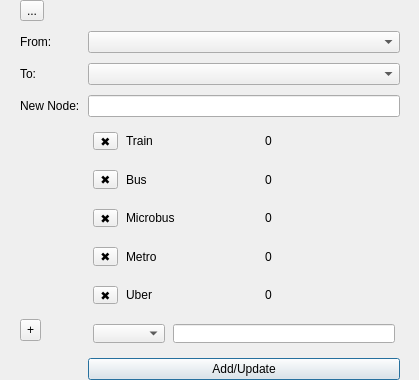
<?xml version="1.0" encoding="UTF-8"?>
<ui version="4.0">
 <class>Edit_Edge</class>
 <widget class="QDialog" name="Edit_Edge">
  <property name="geometry">
   <rect>
    <x>0</x>
    <y>0</y>
    <width>419</width>
    <height>380</height>
   </rect>
  </property>
  <property name="windowTitle">
   <string>Dialog</string>
  </property>
  <widget class="QWidget" name="FormWidget" native="true">
   <property name="geometry">
    <rect>
     <x>0</x>
     <y>0</y>
     <width>420</width>
     <height>380</height>
    </rect>
   </property>
   <property name="autoFillBackground">
    <bool>false</bool>
   </property>
   <property name="styleSheet">
    <string notr="true"/>
   </property>
   <layout class="QFormLayout" name="formLayout">
    <property name="sizeConstraint">
     <enum>QLayout::SetDefaultConstraint</enum>
    </property>
    <property name="horizontalSpacing">
     <number>8</number>
    </property>
    <property name="verticalSpacing">
     <number>10</number>
    </property>
    <property name="leftMargin">
     <number>20</number>
    </property>
    <property name="rightMargin">
     <number>20</number>
    </property>
    <item row="0" column="0">
     <widget class="QToolButton" name="toolButton">
      <property name="text">
       <string>...</string>
      </property>
     </widget>
    </item>
    <item row="1" column="0">
     <widget class="QLabel" name="label">
      <property name="styleSheet">
       <string notr="true">font: 9pt &quot;SEGA LOGO FONT&quot;;</string>
      </property>
      <property name="text">
       <string>From:</string>
      </property>
     </widget>
    </item>
    <item row="1" column="1">
     <widget class="QComboBox" name="FromcomboBox">
      <property name="autoFillBackground">
       <bool>false</bool>
      </property>
      <property name="styleSheet">
       <string notr="true"/>
      </property>
      <property name="frame">
       <bool>true</bool>
      </property>
     </widget>
    </item>
    <item row="2" column="0">
     <widget class="QLabel" name="label_2">
      <property name="styleSheet">
       <string notr="true">font: 9pt &quot;SEGA LOGO FONT&quot;;</string>
      </property>
      <property name="text">
       <string>To:</string>
      </property>
     </widget>
    </item>
    <item row="2" column="1">
     <widget class="QComboBox" name="TocomboBox">
      <property name="autoFillBackground">
       <bool>false</bool>
      </property>
      <property name="styleSheet">
       <string notr="true"/>
      </property>
     </widget>
    </item>
    <item row="4" column="0">
     <widget class="QLabel" name="label_8">
      <property name="styleSheet">
       <string notr="true">background-color: rgba(255, 255, 255, 0);</string>
      </property>
      <property name="text">
       <string/>
      </property>
     </widget>
    </item>
    <item row="4" column="1">
     <widget class="QWidget" name="TrainWidget" native="true">
      <property name="autoFillBackground">
       <bool>false</bool>
      </property>
      <property name="styleSheet">
       <string notr="true"/>
      </property>
      <layout class="QHBoxLayout" name="horizontalLayout_3">
       <property name="spacing">
        <number>8</number>
       </property>
       <property name="sizeConstraint">
        <enum>QLayout::SetDefaultConstraint</enum>
       </property>
       <property name="leftMargin">
        <number>5</number>
       </property>
       <property name="topMargin">
        <number>5</number>
       </property>
       <property name="rightMargin">
        <number>5</number>
       </property>
       <property name="bottomMargin">
        <number>5</number>
       </property>
       <item>
        <widget class="QToolButton" name="TrainX">
         <property name="styleSheet">
          <string notr="true"/>
         </property>
         <property name="text">
          <string>✖</string>
         </property>
        </widget>
       </item>
       <item>
        <widget class="QLabel" name="trainLabel">
         <property name="styleSheet">
          <string notr="true"/>
         </property>
         <property name="text">
          <string>Train</string>
         </property>
        </widget>
       </item>
       <item>
        <widget class="QLabel" name="TrainText">
         <property name="styleSheet">
          <string notr="true"/>
         </property>
         <property name="text">
          <string>0</string>
         </property>
        </widget>
       </item>
      </layout>
     </widget>
    </item>
    <item row="5" column="0">
     <widget class="QLabel" name="label_9">
      <property name="styleSheet">
       <string notr="true">background-color: rgba(255, 255, 255, 0);</string>
      </property>
      <property name="text">
       <string/>
      </property>
     </widget>
    </item>
    <item row="5" column="1">
     <widget class="QWidget" name="BusWidget" native="true">
      <property name="styleSheet">
       <string notr="true"/>
      </property>
      <layout class="QHBoxLayout" name="horizontalLayout_2">
       <property name="spacing">
        <number>8</number>
       </property>
       <property name="sizeConstraint">
        <enum>QLayout::SetDefaultConstraint</enum>
       </property>
       <property name="leftMargin">
        <number>5</number>
       </property>
       <property name="topMargin">
        <number>5</number>
       </property>
       <property name="rightMargin">
        <number>5</number>
       </property>
       <property name="bottomMargin">
        <number>5</number>
       </property>
       <item>
        <widget class="QToolButton" name="BusX">
         <property name="styleSheet">
          <string notr="true"/>
         </property>
         <property name="text">
          <string>✖</string>
         </property>
        </widget>
       </item>
       <item>
        <widget class="QLabel" name="busLabel">
         <property name="styleSheet">
          <string notr="true"/>
         </property>
         <property name="text">
          <string>Bus</string>
         </property>
        </widget>
       </item>
       <item>
        <widget class="QLabel" name="BusText">
         <property name="styleSheet">
          <string notr="true"/>
         </property>
         <property name="text">
          <string>0</string>
         </property>
        </widget>
       </item>
      </layout>
     </widget>
    </item>
    <item row="6" column="0">
     <widget class="QLabel" name="label_10">
      <property name="styleSheet">
       <string notr="true">background-color: rgba(255, 255, 255, 0);</string>
      </property>
      <property name="text">
       <string/>
      </property>
     </widget>
    </item>
    <item row="6" column="1">
     <widget class="QWidget" name="MicrobusWidget" native="true">
      <property name="styleSheet">
       <string notr="true"/>
      </property>
      <layout class="QHBoxLayout" name="horizontalLayout">
       <property name="spacing">
        <number>8</number>
       </property>
       <property name="sizeConstraint">
        <enum>QLayout::SetDefaultConstraint</enum>
       </property>
       <property name="leftMargin">
        <number>5</number>
       </property>
       <property name="topMargin">
        <number>5</number>
       </property>
       <property name="rightMargin">
        <number>5</number>
       </property>
       <property name="bottomMargin">
        <number>5</number>
       </property>
       <item>
        <widget class="QToolButton" name="MicrobusX">
         <property name="styleSheet">
          <string notr="true"/>
         </property>
         <property name="text">
          <string>✖</string>
         </property>
        </widget>
       </item>
       <item>
        <widget class="QLabel" name="microbusLabel">
         <property name="styleSheet">
          <string notr="true"/>
         </property>
         <property name="text">
          <string>Microbus</string>
         </property>
        </widget>
       </item>
       <item>
        <widget class="QLabel" name="MicrobusText">
         <property name="styleSheet">
          <string notr="true"/>
         </property>
         <property name="text">
          <string>0</string>
         </property>
        </widget>
       </item>
      </layout>
     </widget>
    </item>
    <item row="7" column="0">
     <widget class="QLabel" name="label_11">
      <property name="styleSheet">
       <string notr="true">background-color: rgba(255, 255, 255, 0);</string>
      </property>
      <property name="text">
       <string/>
      </property>
     </widget>
    </item>
    <item row="7" column="1">
     <widget class="QWidget" name="MetroWidget" native="true">
      <property name="styleSheet">
       <string notr="true"/>
      </property>
      <layout class="QHBoxLayout" name="horizontalLayout_4">
       <property name="spacing">
        <number>8</number>
       </property>
       <property name="sizeConstraint">
        <enum>QLayout::SetDefaultConstraint</enum>
       </property>
       <property name="leftMargin">
        <number>5</number>
       </property>
       <property name="topMargin">
        <number>5</number>
       </property>
       <property name="rightMargin">
        <number>5</number>
       </property>
       <property name="bottomMargin">
        <number>5</number>
       </property>
       <item>
        <widget class="QToolButton" name="MetroX">
         <property name="styleSheet">
          <string notr="true"/>
         </property>
         <property name="text">
          <string>✖</string>
         </property>
        </widget>
       </item>
       <item>
        <widget class="QLabel" name="metroLabel">
         <property name="styleSheet">
          <string notr="true"/>
         </property>
         <property name="text">
          <string>Metro</string>
         </property>
        </widget>
       </item>
       <item>
        <widget class="QLabel" name="MetroText">
         <property name="styleSheet">
          <string notr="true"/>
         </property>
         <property name="text">
          <string>0</string>
         </property>
        </widget>
       </item>
      </layout>
     </widget>
    </item>
    <item row="8" column="1">
     <widget class="QWidget" name="UberWidget" native="true">
      <property name="styleSheet">
       <string notr="true"/>
      </property>
      <layout class="QHBoxLayout" name="horizontalLayout_5">
       <property name="spacing">
        <number>8</number>
       </property>
       <property name="sizeConstraint">
        <enum>QLayout::SetDefaultConstraint</enum>
       </property>
       <property name="leftMargin">
        <number>5</number>
       </property>
       <property name="topMargin">
        <number>5</number>
       </property>
       <property name="rightMargin">
        <number>5</number>
       </property>
       <property name="bottomMargin">
        <number>5</number>
       </property>
       <item>
        <widget class="QToolButton" name="UberX">
         <property name="styleSheet">
          <string notr="true"/>
         </property>
         <property name="text">
          <string>✖</string>
         </property>
        </widget>
       </item>
       <item>
        <widget class="QLabel" name="uberLabel">
         <property name="styleSheet">
          <string notr="true"/>
         </property>
         <property name="text">
          <string>Uber</string>
         </property>
        </widget>
       </item>
       <item>
        <widget class="QLabel" name="UberText">
         <property name="styleSheet">
          <string notr="true"/>
         </property>
         <property name="text">
          <string>0</string>
         </property>
        </widget>
       </item>
      </layout>
     </widget>
    </item>
    <item row="9" column="0">
     <widget class="QToolButton" name="AddButton">
      <property name="maximumSize">
       <size>
        <width>22</width>
        <height>22</height>
       </size>
      </property>
      <property name="styleSheet">
       <string notr="true"/>
      </property>
      <property name="text">
       <string>+</string>
      </property>
     </widget>
    </item>
    <item row="9" column="1">
     <widget class="QWidget" name="AddWidget" native="true">
      <property name="styleSheet">
       <string notr="true"/>
      </property>
      <layout class="QHBoxLayout" name="horizontalLayout_6">
       <property name="spacing">
        <number>8</number>
       </property>
       <property name="sizeConstraint">
        <enum>QLayout::SetDefaultConstraint</enum>
       </property>
       <property name="leftMargin">
        <number>5</number>
       </property>
       <property name="topMargin">
        <number>5</number>
       </property>
       <property name="rightMargin">
        <number>5</number>
       </property>
       <property name="bottomMargin">
        <number>5</number>
       </property>
       <item>
        <widget class="QComboBox" name="AddcomboBox">
         <property name="styleSheet">
          <string notr="true"/>
         </property>
        </widget>
       </item>
       <item>
        <widget class="QLineEdit" name="AddText">
         <property name="styleSheet">
          <string notr="true"/>
         </property>
        </widget>
       </item>
      </layout>
     </widget>
    </item>
    <item row="3" column="1">
     <widget class="QLineEdit" name="newNodeText">
      <property name="styleSheet">
       <string notr="true"/>
      </property>
     </widget>
    </item>
    <item row="10" column="1">
     <widget class="QPushButton" name="UpdateButton">
      <property name="styleSheet">
       <string notr="true"/>
      </property>
      <property name="text">
       <string>Add/Update</string>
      </property>
     </widget>
    </item>
    <item row="3" column="0">
     <widget class="QLabel" name="label_3">
      <property name="styleSheet">
       <string notr="true">font: 9pt &quot;SEGA LOGO FONT&quot;;</string>
      </property>
      <property name="text">
       <string>New Node:</string>
      </property>
     </widget>
    </item>
   </layout>
  </widget>
 </widget>
 <resources/>
 <connections/>
</ui>
